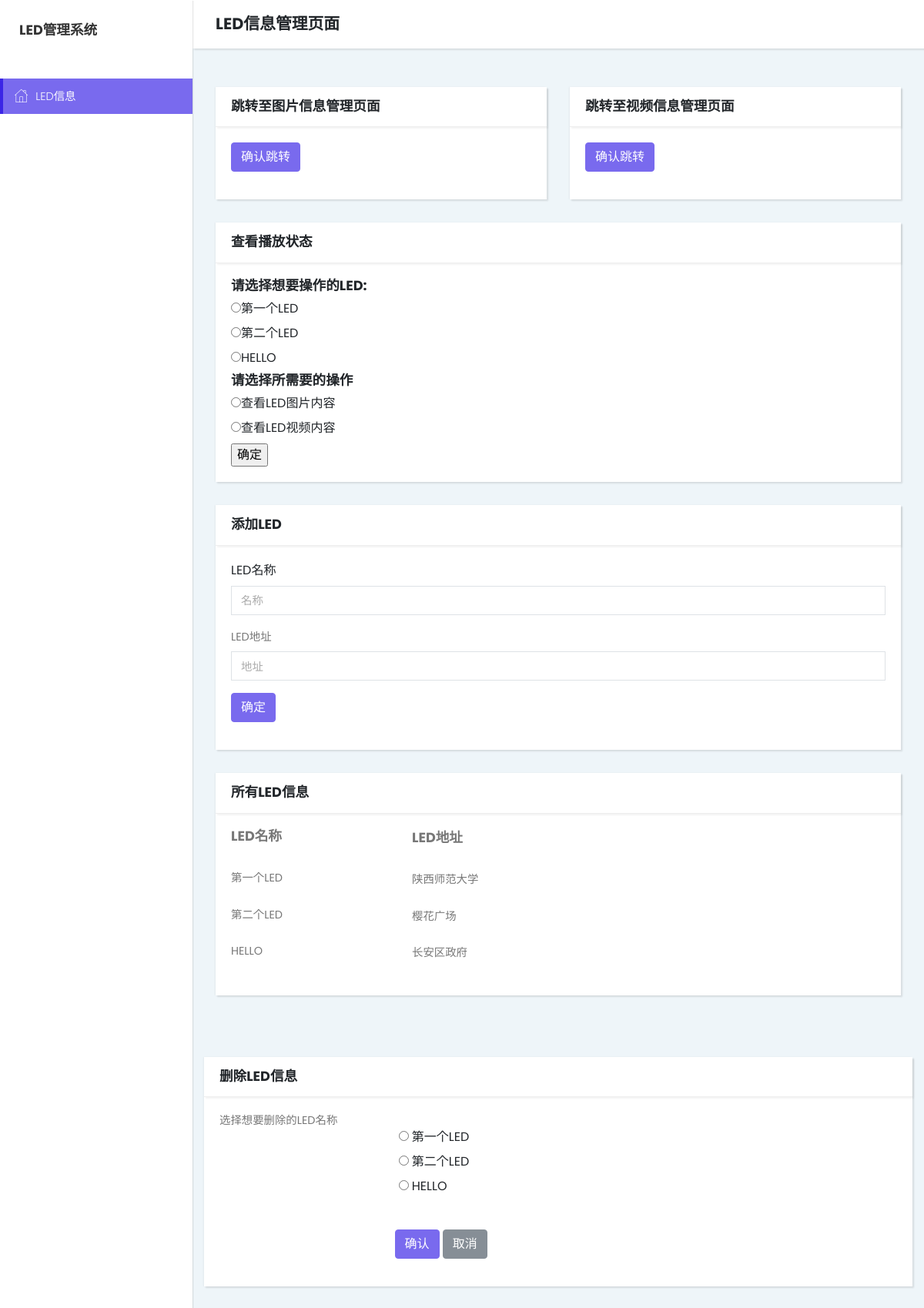
Before: /led/1/choice/ with the older database file.
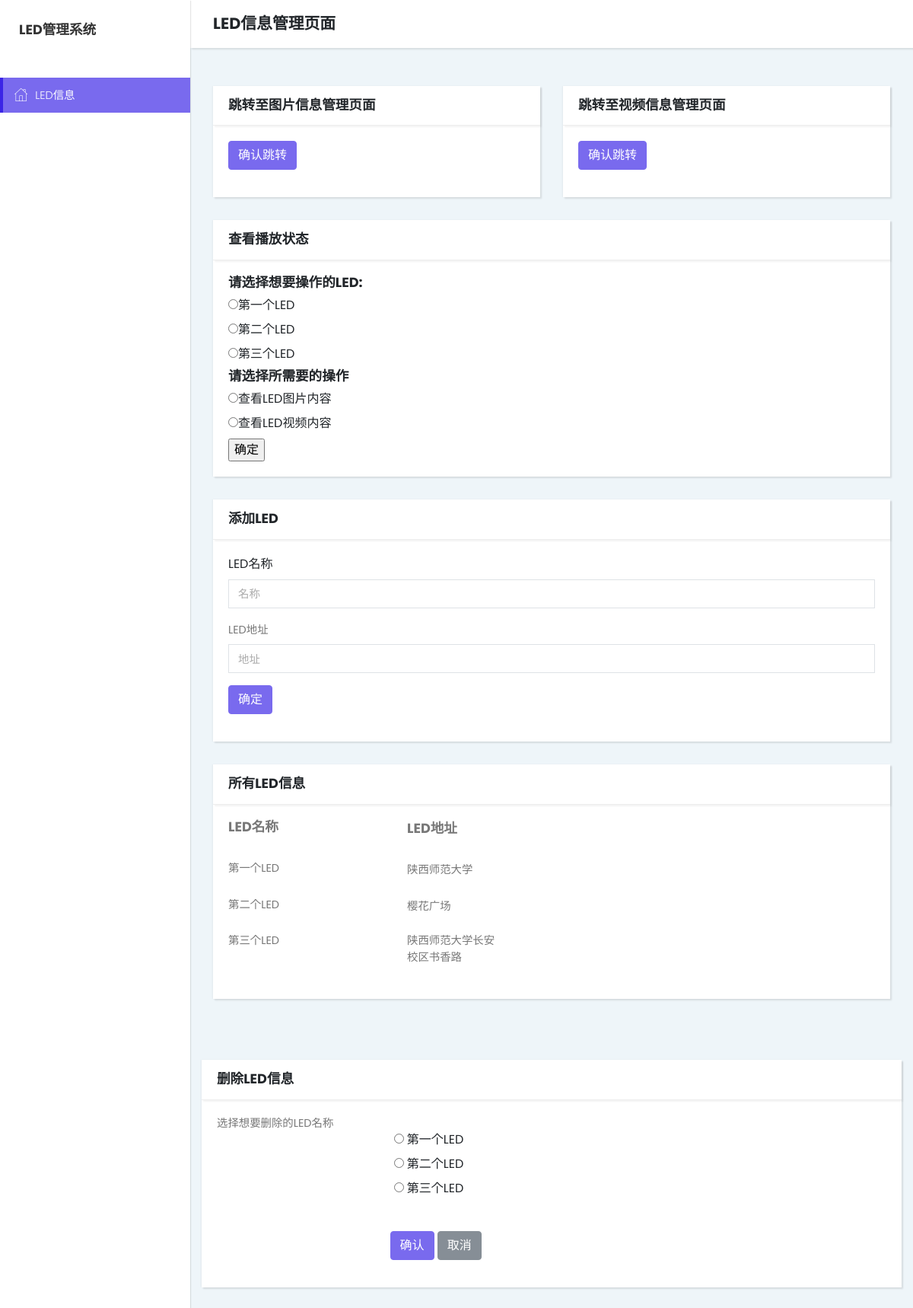
After: the same page with the newer database file.
### led/models.py (models this page shows, shortened)
class LedNumber(models.Model):
	custom = models.ForeignKey(Custom,on_delete=models.CASCADE)
	led_text = models.CharField(max_length= 100)	#LED内容
	address_text = models.CharField(max_length = 200,null = True,blank = True) #LED位置信息

### led/views.py (the view)
# urls.py: path('<int:user_id>/choice/',views.choice_page,name='choice'),
def choice_page(request,user_id):
	user = Custom.objects.get(pk =user_id)
	led_list = user.lednumber_set.all()
	context = {
		'led_list' : led_list,
		'user_id':user_id
	}
	return render(request,'led/LedMessage.html',context)

### led/templates/led/LedMessage.html (shortened to what the changed rows need)
{% extends "base.html" %}
{% block body_other %}
    <div class="page">
      <div class="page-content d-flex align-items-stretch">
        <nav class="side-navbar">
          <div class="sidebar-header d-flex align-items-center">
            <div class="title">
              <h1 class="h4">LED管理系统</h1>
            </div>
          </div>
        </nav>
        <div class="content-inner">
          <header class="page-header">
            <div class="container-fluid">
              <h2 class="no-margin-bottom">LED信息管理页面 </h2>
            </div>
          </header>
          <section class="forms">
            <div class="container-fluid">
              <div class="row">
                <div class="col-lg-12">
                  <div class="card">
                    <div class="card-body">
                      <form action="{% url 'led:led_operation' user_id %}" method="post">
                        <h4>请选择想要操作的LED:</h4>
                        {% for led in led_list %}
                        <input type="radio" name="led_choice" value="{{led.id}}" ><label>{{led.led_text}}</label><br>
                        {% endfor %}
                        <h4>请选择所需要的操作</h4>
                        <input type="radio" name="op" value="p"><label>查看LED图片内容</label><br>
                        <input type="radio" name="op" value="v"><label>查看LED视频内容</label><br>
                       <input type="submit" value="确定">
                     </form>
                    </div>
                  </div>
                </div>
                <div class="col-lg-12">
                  <div class="card">
                    <div class="card-body">
                      <form class="form-horizontal">
                       {% for led in led_list %}
                        <div class="form-group row">
                          <label class="col-sm-3 form-control-label">{{led.led_text}}</label>
                          <div class="col-sm-9">
                              <label class="col-sm-3 form-control-label">{{led.address_text}}</label>
                          </div>
                        </div>
                      {% endfor %}
                      </form>
                    </div>
                  </div>
                </div>
              </div>
            </div>
          </section>
          <div class="col-lg-12">
                  <div class="card">
                    <div class="card-body">
                      <form class="form-horizontal" action="{% url 'led:del_led_data' user_id %}" method="post">
                        <div class="form-group row">
                            <div class="card-body">
                              {% for led in led_list%}
                               <input type="radio" name="led_choice" value="{{led.id}}" >
                                    <label>{{led.led_text}}</label><br>
                              {% endfor %}
                           </div>
                        </div>
                      </form>
                    </div>
                  </div>
                </div>
              </div>
            </div>
        </div>
{% endblock %}

Changed rows visible on the page:
removed LedNumber: led_text "HELLO", address_text "长安区政府"
added LedNumber: led_text "第三个LED", address_text "陕西师范大学长安校区书香路"
